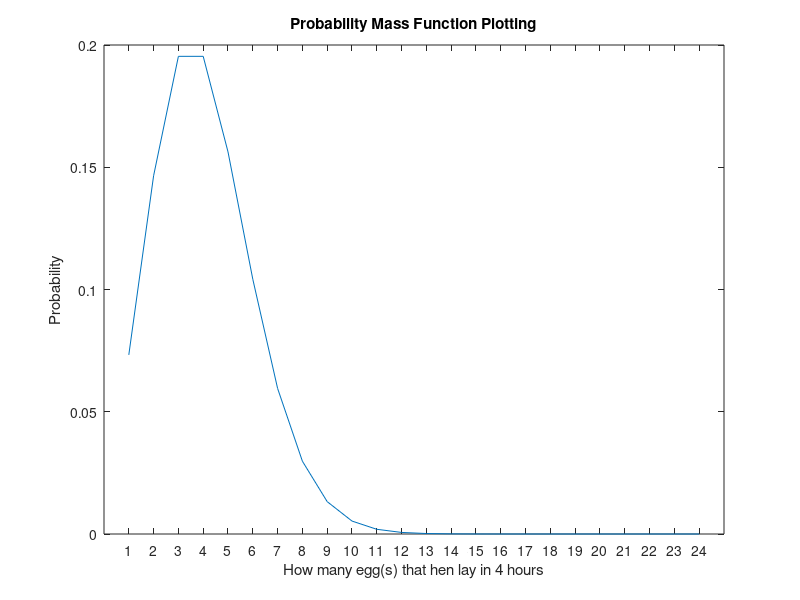

MATLAB code for this plot:
clc;clear;
data = load('pmf.txt')
plot(data(:,1), data(:,2))
set(gca,'XTick',[1:1:24])
xlabel('How many egg(s) that hen lay in 4 hours')
ylabel('Probability')
title('Probability Mass Function Plotting')